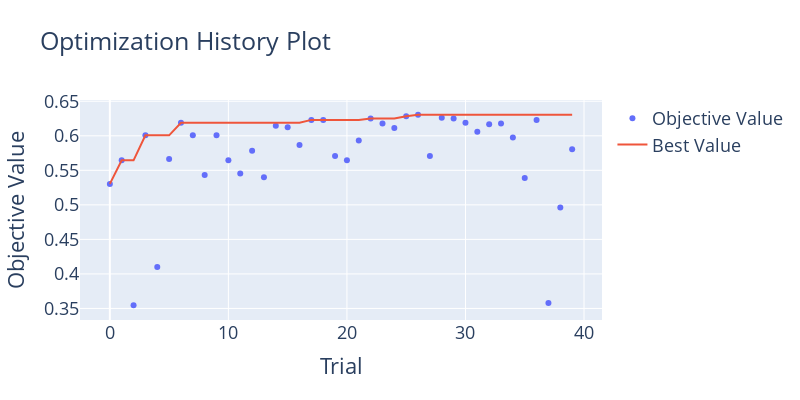

This figure's notebook cell:
### Code cell
from optuna.visualization import plot_optimization_history

plotly_config = {"staticPlot": True}

#plt.figure(figsize=(12, 4))
fig = plot_optimization_history(study)
# Set the size of the figure
fig.update_layout(width=800, height=400)

# Set font size
fig.update_layout(font=dict(size=18))
fig.show(config=plotly_config)

### Figure 1 — Plotly figure (JSON) as saved in the notebook; plotly's stock layout.template omitted (floating-point values rounded to 4 significant figures)
{"data": [{"mode": "markers", "name": "Objective Value", "type": "scatter", "x": [0, 1, 2, 3, 4, 5, 6, 7, 8, 9, 10, 11, 12, 13, 14, 15, 16, 17, 18, 19, 20, 21, 22, 23, 24, 25, 26, 27, 28, 29, 30, 31, 32, 33, 34, 35, 36, 37, 38, 39], "y": [0.5304, 0.5644, 0.3546, 0.6006, 0.41, 0.5666, 0.6187, 0.6006, 0.5431, 0.6006, 0.5644, 0.5453, 0.5783, 0.5399, 0.6145, 0.6124, 0.5868, 0.623, 0.623, 0.5708, 0.5644, 0.5932, 0.6251, 0.6177, 0.6113, 0.6283, 0.6305, 0.5708, 0.6262, 0.6251, 0.6187, 0.606, 0.6166, 0.6177, 0.5974, 0.5389, 0.623, 0.3578, 0.4963, 0.5804]}, {"mode": "lines", "name": "Best Value", "type": "scatter", "x": [0, 1, 2, 3, 4, 5, 6, 7, 8, 9, 10, 11, 12, 13, 14, 15, 16, 17, 18, 19, 20, 21, 22, 23, 24, 25, 26, 27, 28, 29, 30, 31, 32, 33, 34, 35, 36, 37, 38, 39], "y": [0.5304, 0.5644, 0.5644, 0.6006, 0.6006, 0.6006, 0.6187, 0.6187, 0.6187, 0.6187, 0.6187, 0.6187, 0.6187, 0.6187, 0.6187, 0.6187, 0.6187, 0.623, 0.623, 0.623, 0.623, 0.623, 0.6251, 0.6251, 0.6251, 0.6283, 0.6305, 0.6305, 0.6305, 0.6305, 0.6305, 0.6305, 0.6305, 0.6305, 0.6305, 0.6305, 0.6305, 0.6305, 0.6305, 0.6305]}, {"marker": {"color": "#cccccc"}, "mode": "markers", "name": "Infeasible Trial", "showlegend": false, "type": "scatter", "x": [], "y": []}], "layout": {"font": {"size": 18}, "height": 400, "title": {"text": "Optimization History Plot"}, "width": 800, "xaxis": {"title": {"text": "Trial"}}, "yaxis": {"title": {"text": "Objective Value"}}}}
